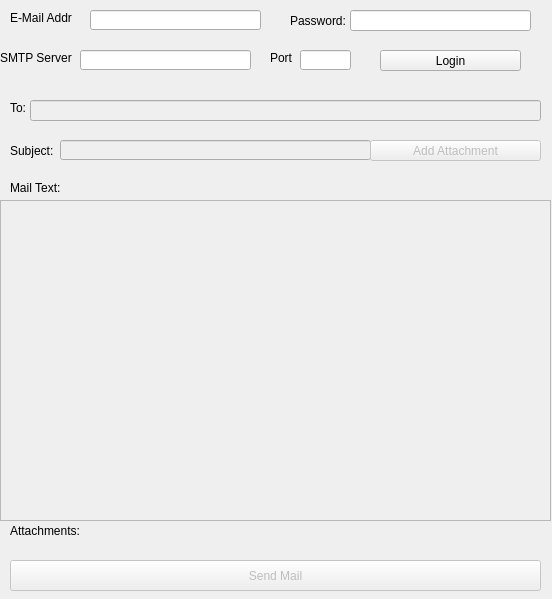
<?xml version="1.0" encoding="UTF-8"?>
<ui version="4.0">
 <class>Form</class>
 <widget class="QWidget" name="Form">
  <property name="geometry">
   <rect>
    <x>0</x>
    <y>0</y>
    <width>552</width>
    <height>599</height>
   </rect>
  </property>
  <property name="windowTitle">
   <string>Form</string>
  </property>
  <widget class="QLabel" name="label">
   <property name="geometry">
    <rect>
     <x>10</x>
     <y>10</y>
     <width>71</width>
     <height>16</height>
    </rect>
   </property>
   <property name="text">
    <string>E-Mail Addr</string>
   </property>
  </widget>
  <widget class="QLineEdit" name="lineEdit">
   <property name="geometry">
    <rect>
     <x>90</x>
     <y>10</y>
     <width>171</width>
     <height>20</height>
    </rect>
   </property>
  </widget>
  <widget class="QLabel" name="label_2">
   <property name="geometry">
    <rect>
     <x>290</x>
     <y>10</y>
     <width>61</width>
     <height>21</height>
    </rect>
   </property>
   <property name="text">
    <string>Password:</string>
   </property>
  </widget>
  <widget class="QLineEdit" name="lineEdit_2">
   <property name="geometry">
    <rect>
     <x>350</x>
     <y>10</y>
     <width>181</width>
     <height>21</height>
    </rect>
   </property>
   <property name="font">
    <font>
     <stylestrategy>PreferDefault</stylestrategy>
    </font>
   </property>
   <property name="focusPolicy">
    <enum>Qt::WheelFocus</enum>
   </property>
   <property name="contextMenuPolicy">
    <enum>Qt::DefaultContextMenu</enum>
   </property>
   <property name="echoMode">
    <enum>QLineEdit::Password</enum>
   </property>
  </widget>
  <widget class="QLabel" name="label_3">
   <property name="geometry">
    <rect>
     <x>0</x>
     <y>50</y>
     <width>81</width>
     <height>16</height>
    </rect>
   </property>
   <property name="text">
    <string>SMTP Server</string>
   </property>
  </widget>
  <widget class="QLineEdit" name="lineEdit_3">
   <property name="geometry">
    <rect>
     <x>80</x>
     <y>50</y>
     <width>171</width>
     <height>20</height>
    </rect>
   </property>
  </widget>
  <widget class="QLabel" name="label_4">
   <property name="geometry">
    <rect>
     <x>270</x>
     <y>50</y>
     <width>81</width>
     <height>16</height>
    </rect>
   </property>
   <property name="text">
    <string>Port</string>
   </property>
  </widget>
  <widget class="QLineEdit" name="lineEdit_4">
   <property name="geometry">
    <rect>
     <x>300</x>
     <y>50</y>
     <width>51</width>
     <height>20</height>
    </rect>
   </property>
  </widget>
  <widget class="QPushButton" name="pushButton">
   <property name="geometry">
    <rect>
     <x>380</x>
     <y>50</y>
     <width>141</width>
     <height>21</height>
    </rect>
   </property>
   <property name="text">
    <string>Login</string>
   </property>
  </widget>
  <widget class="QLabel" name="label_5">
   <property name="geometry">
    <rect>
     <x>10</x>
     <y>100</y>
     <width>16</width>
     <height>16</height>
    </rect>
   </property>
   <property name="text">
    <string>To:</string>
   </property>
  </widget>
  <widget class="QLineEdit" name="lineEdit_5">
   <property name="enabled">
    <bool>false</bool>
   </property>
   <property name="geometry">
    <rect>
     <x>30</x>
     <y>100</y>
     <width>511</width>
     <height>21</height>
    </rect>
   </property>
  </widget>
  <widget class="QLabel" name="label_6">
   <property name="geometry">
    <rect>
     <x>10</x>
     <y>140</y>
     <width>51</width>
     <height>21</height>
    </rect>
   </property>
   <property name="text">
    <string>Subject:</string>
   </property>
  </widget>
  <widget class="QLineEdit" name="lineEdit_6">
   <property name="enabled">
    <bool>false</bool>
   </property>
   <property name="geometry">
    <rect>
     <x>60</x>
     <y>140</y>
     <width>311</width>
     <height>20</height>
    </rect>
   </property>
  </widget>
  <widget class="QPushButton" name="pushButton_2">
   <property name="enabled">
    <bool>false</bool>
   </property>
   <property name="geometry">
    <rect>
     <x>370</x>
     <y>140</y>
     <width>171</width>
     <height>21</height>
    </rect>
   </property>
   <property name="text">
    <string>Add Attachment</string>
   </property>
  </widget>
  <widget class="QLabel" name="label_7">
   <property name="geometry">
    <rect>
     <x>10</x>
     <y>180</y>
     <width>81</width>
     <height>16</height>
    </rect>
   </property>
   <property name="text">
    <string>Mail Text:</string>
   </property>
  </widget>
  <widget class="QLabel" name="label_8">
   <property name="geometry">
    <rect>
     <x>10</x>
     <y>510</y>
     <width>531</width>
     <height>41</height>
    </rect>
   </property>
   <property name="text">
    <string>Attachments:</string>
   </property>
  </widget>
  <widget class="QPushButton" name="pushButton_3">
   <property name="enabled">
    <bool>false</bool>
   </property>
   <property name="geometry">
    <rect>
     <x>10</x>
     <y>560</y>
     <width>531</width>
     <height>31</height>
    </rect>
   </property>
   <property name="text">
    <string>Send Mail</string>
   </property>
  </widget>
  <widget class="QTextEdit" name="textEdit">
   <property name="enabled">
    <bool>false</bool>
   </property>
   <property name="geometry">
    <rect>
     <x>0</x>
     <y>200</y>
     <width>551</width>
     <height>321</height>
    </rect>
   </property>
  </widget>
 </widget>
 <resources/>
 <connections/>
</ui>
